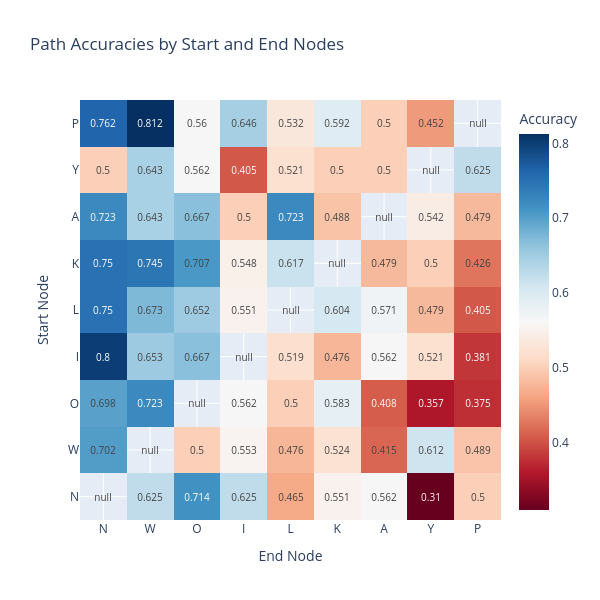

Write notebook code for a chart like this one.
### Markdown cell above
## 7. Heatmaps and foils (Fig. 3E)

### Code cell
# Create heatmap of accuracies
acc_matrix = np.zeros((len(OBJECTS), len(OBJECTS)))

# First calculate accuracies and end node averages
end_node_avgs = {}
for end in OBJECTS:
    end_accs = []
    for start in OBJECTS:
        if start != end:
            acc = np.mean(test_df[(test_df["StartAt"]==start) & 
                                (test_df["EndAt"]==end)]["accuracy"])
            end_accs.append(acc)
    end_node_avgs[end] = np.mean(end_accs)

# Sort OBJECTS by end node average accuracy
sorted_objects = sorted(OBJECTS, key=lambda x: end_node_avgs[x], reverse=True)

# Create matrix with sorted indices
for i, start in enumerate(sorted_objects):
    for j, end in enumerate(sorted_objects):
        if start != end:
            acc = np.mean(test_df[(test_df["StartAt"]==start) & 
                                (test_df["EndAt"]==end)]["accuracy"])
            acc_matrix[i,j] = acc
        else:
            acc_matrix[i,j] = np.nan  # Set diagonal to NaN instead of 0

fig = go.Figure(data=go.Heatmap(
    z=acc_matrix,
    x=list(sorted_objects),
    y=list(sorted_objects),
    colorscale='RdBu',
    text=np.round(acc_matrix, 3),
    texttemplate='%{text}',
    textfont={"size": 10},
    colorbar=dict(title='Accuracy'),
    zmin=np.nanmin(acc_matrix),  # Ignore NaN values when setting scale
    zmax=np.nanmax(acc_matrix)
))

fig.update_layout(
    title='Path Accuracies by Start and End Nodes',
    xaxis_title='End Node',
    yaxis_title='Start Node',
    width=600,
    height=600,
)

fig.show()

### Figure 1 — Plotly figure (JSON) as saved in the notebook; plotly's stock layout.template omitted (floating-point values rounded to 4 significant figures)
{"data": [{"colorbar": {"title": {"text": "Accuracy"}}, "colorscale": [[0, "rgb(103,0,31)"], [0.1, "rgb(178,24,43)"], [0.2, "rgb(214,96,77)"], [0.3, "rgb(244,165,130)"], [0.4, "rgb(253,219,199)"], [0.5, "rgb(247,247,247)"], [0.6, "rgb(209,229,240)"], [0.7, "rgb(146,197,222)"], [0.8, "rgb(67,147,195)"], [0.9, "rgb(33,102,172)"], [1, "rgb(5,48,97)"]], "text": [[null, 0.625, 0.714, 0.625, 0.465, 0.551, 0.562, 0.31, 0.5], [0.702, null, 0.5, 0.553, 0.476, 0.524, 0.415, 0.612, 0.489], [0.698, 0.723, null, 0.562, 0.5, 0.583, 0.408, 0.357, 0.375], [0.8, 0.653, 0.667, null, 0.519, 0.476, 0.562, 0.521, 0.381], [0.75, 0.673, 0.652, 0.551, null, 0.604, 0.571, 0.479, 0.405], [0.75, 0.745, 0.707, 0.548, 0.617, null, 0.479, 0.5, 0.426], [0.723, 0.643, 0.667, 0.5, 0.723, 0.488, null, 0.542, 0.479], [0.5, 0.643, 0.562, 0.405, 0.521, 0.5, 0.5, null, 0.625], [0.762, 0.812, 0.56, 0.646, 0.532, 0.592, 0.5, 0.452, null]], "textfont": {"size": 10}, "texttemplate": "%{text}", "type": "heatmap", "x": ["N", "W", "O", "I", "L", "K", "A", "Y", "P"], "y": ["N", "W", "O", "I", "L", "K", "A", "Y", "P"], "z": [[null, 0.625, 0.7143, 0.625, 0.4651, 0.551, 0.5625, 0.3095, 0.5], [0.7021, null, 0.5, 0.5532, 0.4762, 0.5238, 0.4146, 0.6122, 0.4894], [0.6977, 0.7234, null, 0.5625, 0.5, 0.5833, 0.4082, 0.3571, 0.375], [0.8, 0.6531, 0.6667, null, 0.5185, 0.4762, 0.5625, 0.5208, 0.381], [0.75, 0.6735, 0.6522, 0.551, null, 0.6042, 0.5714, 0.4792, 0.4048], [0.75, 0.7447, 0.7073, 0.5476, 0.617, null, 0.4792, 0.5, 0.4255], [0.7234, 0.6429, 0.6667, 0.5, 0.7234, 0.4884, null, 0.5417, 0.4792], [0.5, 0.6429, 0.5625, 0.4048, 0.5208, 0.5, 0.5, null, 0.625], [0.7619, 0.8125, 0.56, 0.6458, 0.5319, 0.5918, 0.5, 0.4524, null]], "zmax": 0.8125, "zmin": 0.3095}], "layout": {"height": 600, "title": {"text": "Path Accuracies by Start and End Nodes"}, "width": 600, "xaxis": {"title": {"text": "End Node"}}, "yaxis": {"title": {"text": "Start Node"}}}}
